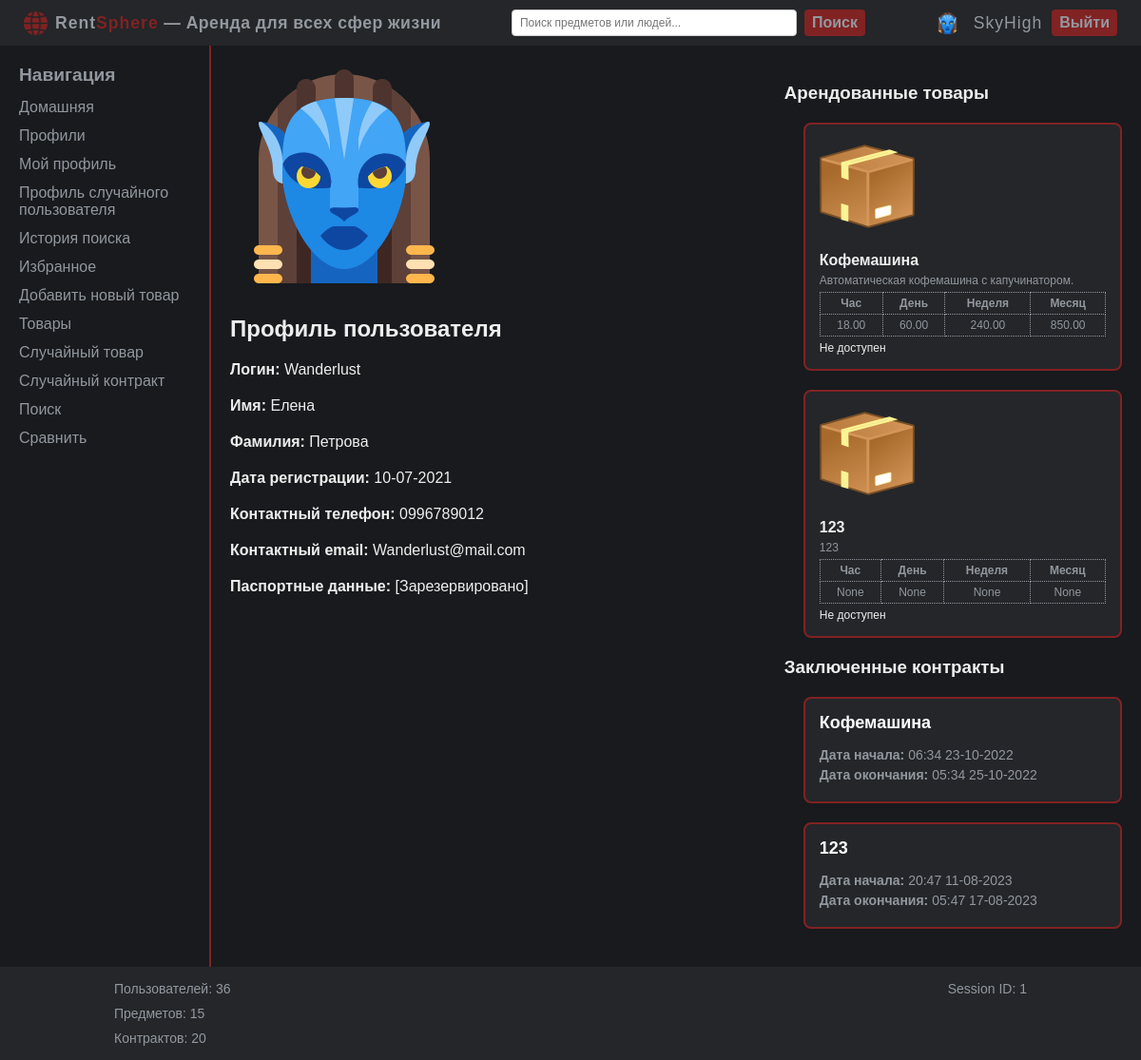
/profile/6 (signed in), run on an earlier commit of the app's database.
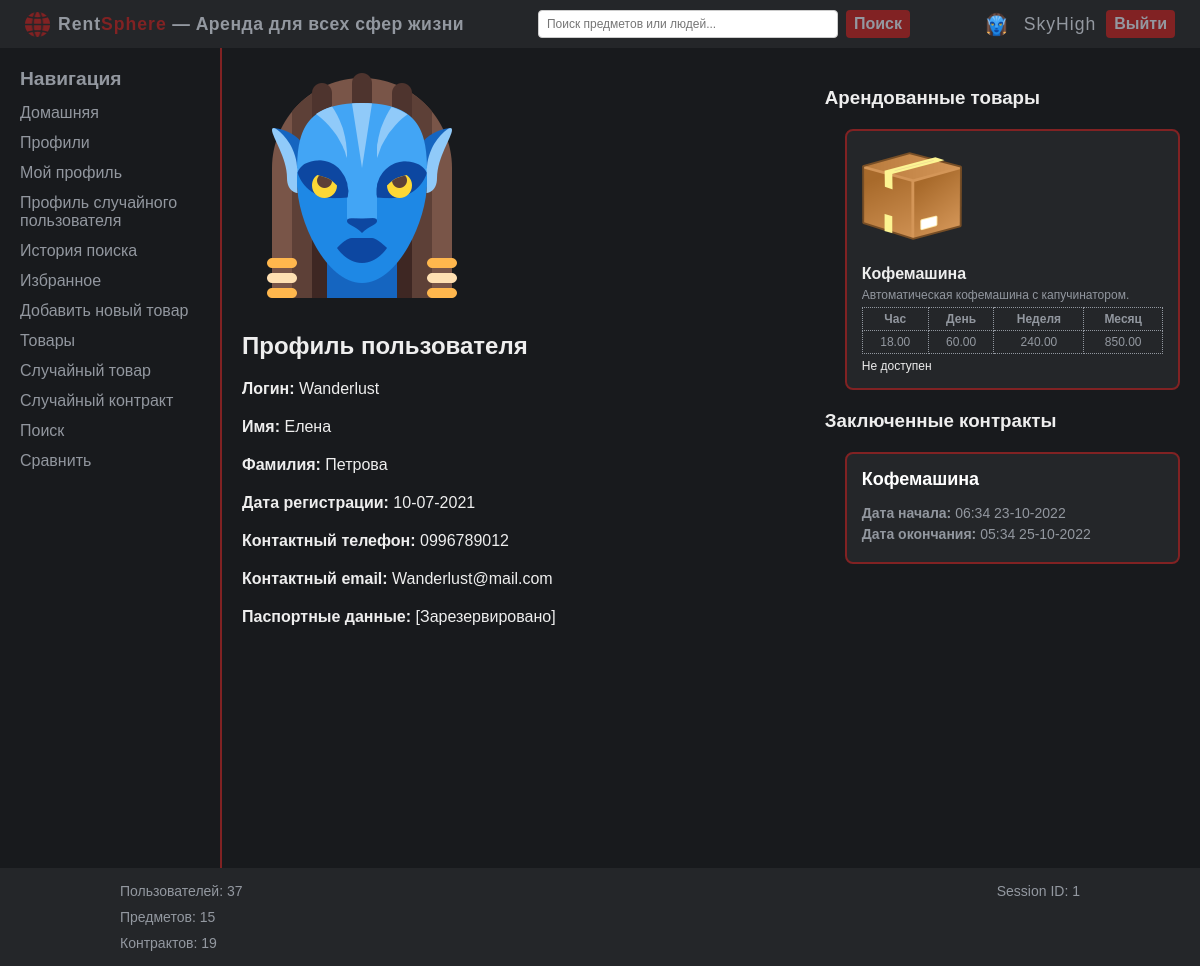
And on a later commit of the database.
### models.py (models this page shows, shortened)
class User(Base):
    __tablename__ = "users"
    id = Column(Integer, primary_key=True)
    login = Column(String(100), unique=True, nullable=False)
    password = Column(String(200), nullable=False)
    ipn = Column(Integer)
    first_name = Column(String(100))
    last_name = Column(String(100))
    phone_number = Column(String(20))
    email = Column(String(100), unique=True, nullable=False)
    avatar = Column(String(255))
    register_date = Column(Integer)
    compare_items = Column(types.JSON, default=[], nullable=True)
    items = relationship("Item", backref="owner_user")

class Item(Base):
    __tablename__ = "items"
    id = Column(Integer, primary_key=True)
    photo = Column(String(255))
    name = Column(String(255), nullable=False)
    desc = Column(Text)
    price_h = Column(Numeric(10, 2), nullable=True)
    price_d = Column(Numeric(10, 2), nullable=True)
    price_w = Column(Numeric(10, 2), nullable=True)
    price_m = Column(Numeric(10, 2), nullable=True)
    owner_id = Column(Integer, ForeignKey("users.id"))
    owner = relationship("User", backref="owner_items")

class Contract(Base):
    __tablename__ = "contracts"
    item_id = Column(Integer, ForeignKey("items.id"), primary_key=True)
    text = Column(Integer)
    date_start = Column(String(100))
    date_end = Column(String(100))
    owner_id = Column(Integer, ForeignKey("users.id"))
    renter_id = Column(Integer, ForeignKey("users.id"))
    is_available = Column(Boolean)
    item = relationship("Item", backref="contracts")
    owner = relationship("User", foreign_keys=[owner_id])
    renter = relationship("User", foreign_keys=[renter_id])

### app.py (the view)
@app.route("/profile/<int:user_id>", methods=["GET"])
@login_required
def profile(user_id):
    if request.method == "GET":
        user = models.User.query.filter_by(id=user_id).first()
        if user is None:
            return "Пользователь не найден", 404
        user_items = models.Item.query.filter_by(owner_id=user.id).all()
        rented_items = models.Item.query.join(models.Contract).filter(
            (models.Contract.owner_id == user.id) | (models.Contract.renter_id == user.id)
        ).all()
        user_contracts = models.Contract.query.filter(
            (models.Contract.owner_id == user.id) | (models.Contract.renter_id == user.id)
        ).all()
        return render_template("profile.html",
                               user=user,
                               user_items=user_items,
                               rented_items=rented_items,
                               user_contracts=user_contracts)

### app.py (called while the page is built)
def login_required(func):
    @wraps(func)
    def wrapper(*args, **kwargs):
        user_id = session.get("user_id")
        if not user_id:
            return redirect(url_for("login"))
        return func(*args, **kwargs)
    return wrapper

@app.teardown_request
def teardown_request(exceptions=None):
    db_session.remove()

@app.context_processor
def stats_data():
    session_id = session.get("user_id")
    users_total = models.User.query.count()
    items_total = models.Item.query.count()
    contracts_total = models.Contract.query.count()
    stats = {"users_total": users_total,
             "items_total": items_total,
             "contracts_total": contracts_total,
             "session_id": session_id}
    return dict(stats=stats)

@app.context_processor
def inject_user():
    user_id = session.get("user_id")
    user_data = {"id": None, "login": "Guest"}
    if user_id:
        try:
            user_id = int(user_id)
            user = models.User.query.filter_by(id=user_id).first()
            if user:
                user_data = {"id": user.id, "login": user.login}
        except (TypeError, ValueError):
            print(f"Пользователь с ID неверного типа: {type(user_id)}")
            user_data["id"] = None
            session["user_id"] = None
    return {"current_user": user_data}

### templates/profile.html (shortened to what this page needs)
{% extends 'base.html' %}
{% block content %}
    <div class="profile-main-container">
        <div class="profile-content">
            <div class="profile-avatar">
                <img src="{{ url_for('static', filename='images/default_avatar.png') }}" alt="Аватар" width="240" height="240">
            </div>
            <h2>Профиль пользователя</h2>
            <div class="profile-field"><strong>Логин:</strong> <span>{{ user.login }}</span></div>
            <div class="profile-field"><strong>Имя:</strong> <span>{{ user.first_name }}</span></div>
            <div class="profile-field"><strong>Фамилия:</strong> <span>{{ user.last_name }}</span></div>
            <div class="profile-field"><strong>Дата регистрации:</strong> <span>{{ user.register_date }}</span></div>
            <div class="profile-field"><strong>Контактный телефон:</strong> <span>{{ user.phone_number }}</span></div>
            <div class="profile-field"><strong>Контактный email:</strong> <span>{{ user.email }}</span></div>
            <div class="profile-field"><strong>Паспортные данные:</strong> <span>[Зарезервировано]</span></div>
        </div>
        <div class="profile-right-bar">
            {% if rented_items %}
            <div class="profile-rented-items">
                <h3>Арендованные товары</h3>
                <div class="profile-items-container">
                    {% for item in rented_items %}
                        <a href="{{ url_for('item_details', item_id=item.id) }}" class="profile-item-card">
                            <div class="profile-item-photo">
                                <img src="{{ url_for('static', filename='images/items/default_item.png') }}" alt="Photo">
                            </div>
                            <div class="profile-item-details">
                                <div class="profile-item-name">{{ item.name }}</div>
                                <div class="profile-item-desc">{{ item.desc }}</div>
                                <table class="profile-price-table">
                                    <tr>
                                        <th>Час</th>
                                        <th>День</th>
                                        <th>Неделя</th>
                                        <th>Месяц</th>
                                    </tr>
                                    <tr>
                                        <td>{{ item.price_h }}</td>
                                        <td>{{ item.price_d }}</td>
                                        <td>{{ item.price_w }}</td>
                                        <td>{{ item.price_m }}</td>
                                    </tr>
                                </table>
                                <div class="profile-item-data">
                                    {% if item.is_available %}
                                        Доступен к аренде
                                    {% else %}
                                        Не доступен
                                    {% endif %}
                                </div>
                            </div>
                        </a>
                    {% endfor %}
                </div>
            </div>
            {% endif %}
            {% if user_contracts %}
            <div class="profile-contracts">
                <h3>Заключенные контракты</h3>
                <div class="profile-contracts-container">
                    {% for contract in user_contracts %}
                        <a href="{{ url_for('contract_details', item_id=contract.item_id) }}" class="profile-contract-card">
                            <div class="profile-contract-name">
                                <p> {{ contract.item.name }}</p>
                            </div>
                            <div class="profile-contract-details">
                                <p><strong>Дата начала:</strong> {{ contract.date_start }}</p>
                                <p><strong>Дата окончания:</strong> {{ contract.date_end }}</p>
                            </div>
                        </a>
                    {% endfor %}
                </div>
            </div>
            {% endif %}
        </div>
    </div>
{% endblock %}

### templates/base.html (shortened to what this page needs)
<!DOCTYPE html>
<html lang="ru">
<head>
    <link rel="stylesheet" href="{{ url_for('static', filename='css/styles.css') }}">
</head>
<body>
    <div class="layout">
        <div class="header">
            <div class="header-left">
                <img src="{{ url_for('static', filename='images/logo_red.png') }}" alt="Logo" class="logo">
                <span class="brand-name"><span class="rent">Rent</span><span class="sphere">Sphere</span> — Аренда для всех сфер жизни</span>
            </div>
            <form class="header-search" action="/search" method="GET">
                <input type="text" name="q" class="search-field" placeholder="Поиск предметов или людей...">
                <button type="submit" class="search-button">Поиск</button>
            </form>
            <div class="header-right">
                {% if not current_user.id %}
                    <a href="/login">Войти</a>
                    <a href="/register">Регистрация</a>
                {% else %}
                    <img src="{{ url_for('static', filename='images/default_avatar.png') }}" alt="Аватар" class="header-avatar">
                    <span class="header-user">{{ current_user.login }}</span>
                    <a href="/logout">Выйти</a>
                {% endif %}
            </div>
        </div>
        <div class="center-container">
            <div class="sidebar">
                <span>Навигация</span>
                {% if current_user.id %}
                    <a href="{{ url_for('index') }}">Домашняя</a>
                    <a href="/profiles">Профили</a>
                    <a href="{{ url_for('profile', user_id=current_user.id) }}">Мой профиль</a>
                    <a href="/profiles/random_user">Профиль случайного пользователя</a>
                    <a href="/search_history">История поиска</a>
                    <a href="/favourites">Избранное</a>
                    <a href="/items/add">Добавить новый товар</a>
                    <a href="/items">Товары</a>
                    <a href="/items/random_item_details">Случайный товар</a>
                    <a href="/contracts/random_contract">Случайный контракт</a>
                    <a href="/search">Поиск</a>
                    <a href="/compare">Сравнить</a>
                {% endif %}
            </div>
            <div class="content-area">
                {% block content %}{% endblock %}
            </div>
        </div>
        <div class="footer">
            <table class="stats-table">
                <tr>
                    <td class="left-col">Пользователей: {{ stats.users_total }}</td>
                    <td class="right-col">Session ID: {{ stats.session_id }}</td>
                </tr>
                <tr>
                    <td class="left-col">Предметов: {{ stats.items_total }}</td>
                    <td class="right-col"></td>
                </tr>
                <tr>
                    <td class="left-col">Контрактов: {{ stats.contracts_total }}</td>
                    <td class="right-col"></td>
                </tr>
            </table>
        </div>
    </div>
</body>
</html>

### static/css/styles.css (style rules this page uses)
body { background-color: #181A1D; color: #EEEEEE; margin: 0; font-family: Arial, sans-serif; }
.header, .footer { background-color: #242629; color: #9398A0; padding: 10px; text-align: center; }
.center-container { display: flex; }
.content-area { flex-grow: 1; background-color: #181A1D; padding: 20px; color: #EEEEEE; }
.stats-table { width: 1000px; margin: 0 auto; border-collapse: collapse; }
.stats-table td { padding: 5px 20px; vertical-align: middle; border: none; font-size: 14px; }
.left-col { text-align: left; }
.right-col { text-align: right; }

### static/css/modules/sidebar.css (style rules this page uses)
.sidebar { background-color: #181A1D; color: #92979F; padding: 20px; width: 180px; height: calc(100vh - 20px); overflow-y: auto; float: left; }
.sidebar span { font-size: 1.2em; margin-bottom: 8px; display: block; font-weight: bold; }
.sidebar a { display: block; color: #92979F; text-decoration: none; padding: 6px 0; }
.sidebar + .content-area { border-left: 2px solid #812223; }

### static/css/modules/header.css (style rules this page uses)
.header { display: flex; justify-content: space-between; align-items: center; padding: 5px 10px; background-color: #242629; }
.header-left { display: flex; align-items: center; }
.logo { width: 25px; height: 25px; margin-right: 8px; margin-left: 15px; }
.brand-name { color: #9398A0; font-weight: bold; font-size: 1.1em; letter-spacing: 0.5px; }
.rent { font-weight: bold; color: #9398A0; letter-spacing: 1px; }
.sphere { font-weight: bold; color: #812223; letter-spacing: 1px; }
.header-search { display: flex; align-items: center; justify-content: center; flex: 1; }
.search-field { padding: 6px 8px; font-size: 12px; border: 1px solid #ccc; border-radius: 4px; width: 300px; box-sizing: border-box; }
.search-button { color: #9398A0; background-color: #812223; padding: 5px 8px; font-weight: bold; font-size: 1em; border: none; border-radius: 4px; cursor: pointer; margin-left: 8px; transition: background-color 0.3s ease; }
.header-right { display: flex; align-items: center; justify-content: flex-end; gap: 10px; }
.header a { color: #9398A0; background-color: #812223; padding: 5px 8px; text-decoration: none; font-weight: bold; font-size: 1em; border-radius: 4px; margin-right: 15px; transition: background-color 0.3s ease; }
.header-avatar { width: 25px; height: 25px; border-radius: 50%; margin-right: 5px; }
.header-user { color: #9398A0; font-size: 1.1em; letter-spacing: 1px; display: flex; align-items: center; }

### static/css/modules/profile.css (style rules this page uses)
.profile-main-container { display: flex; justify-content: space-between; gap: 20px; }
.profile-content { flex: 0 0 60%; }
.profile-right-bar { flex: 0 0 40%; }

### static/css/modules/proile_edit.css (style rules this page uses)
.profile-avatar, .profile-field { margin-bottom: 20px; }

### static/css/modules/profile_cards.css (style rules this page uses)
.profile-items-container { display: flex; flex-direction: column; gap: 20px; margin: 20px; max-width: 1000px; }
.profile-item-card { display: flex; flex-direction: column; background-color: #242629; color: #EEEEEE; border-radius: 8px; padding: 15px; transition: background-color 0.3s; border: 2px solid #812223; text-decoration: none; box-sizing: border-box; }
.profile-item-photo { margin-bottom: 15px; }
.profile-item-photo img { width: 100px; height: 100px; border-radius: 10px; }
.profile-item-details { display: flex; flex-direction: column; justify-content: space-between; height: 100%; }
.profile-item-name { font-size: 16px; font-weight: bold; }
.profile-item-desc { color: #92979F; font-size: 12px; margin-top: 5px; display: -webkit-box; -webkit-line-clamp: 2; -webkit-box-orient: vertical; overflow: hidden; text-overflow: ellipsis; }
.profile-price-table { margin-top: 5px; width: 100%; border-collapse: collapse; }
.profile-price-table th, .profile-price-table td { padding: 4px; text-align: center; border: 1px dotted #92979F; color: #92979F; font-size: 12px; }
.profile-item-data { margin-top: 5px; font-size: 12px; }
.profile-contracts-container { display: flex; flex-direction: column; gap: 20px; margin: 20px; max-width: 1000px; }
.profile-contract-card { display: flex; flex-direction: column; background-color: #242629; color: #EEEEEE; border-radius: 8px; padding: 15px; transition: background-color 0.3s; border: 2px solid #812223; text-decoration: none; box-sizing: border-box; }
.profile-contract-name { margin-bottom: 10px; }
.profile-contract-name p { font-size: 18px; font-weight: bold; color: #FFFFFF; margin: 0; }
.profile-contract-details p { font-size: 14px; color: #92979F; margin: 5px 0; }
.profile-contract-details p strong { font-weight: bold; }

What changed in the data, as far as the page shows it:
no longer on this page (row edited): Item: name "123", desc "123", price_h "None", price_d "None", price_w "None", price_m "None"
removed Contract: item.name "123", date_start "20:47 11-08-2023", date_end "05:47 17-08-2023"
Also different on the page:
{{ stats.users_total }}: "36" → "37"
{{ stats.contracts_total }}: "20" → "19"
